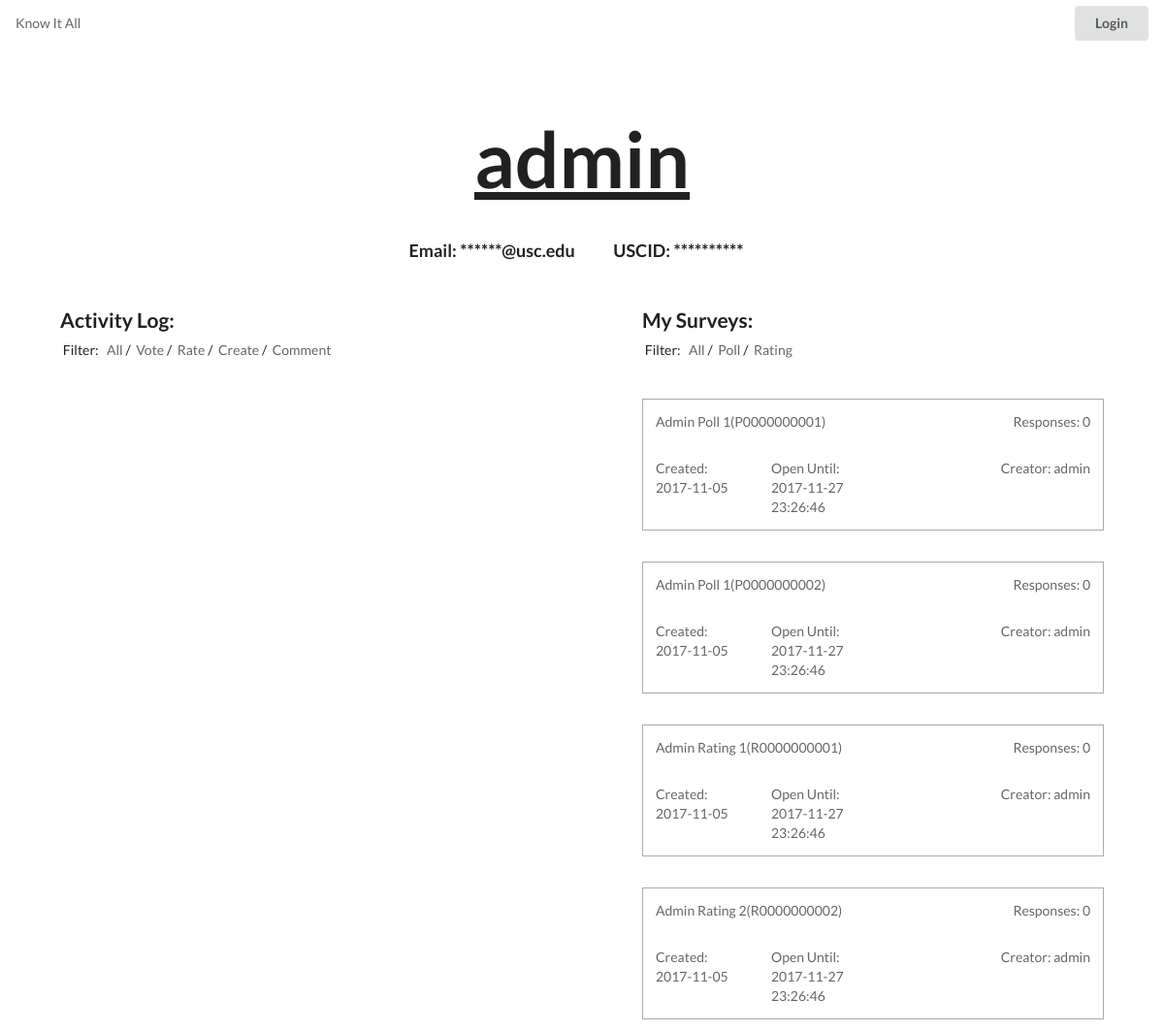
Before: /www/knowitall/user.php?id=9999999999 with the older database file.
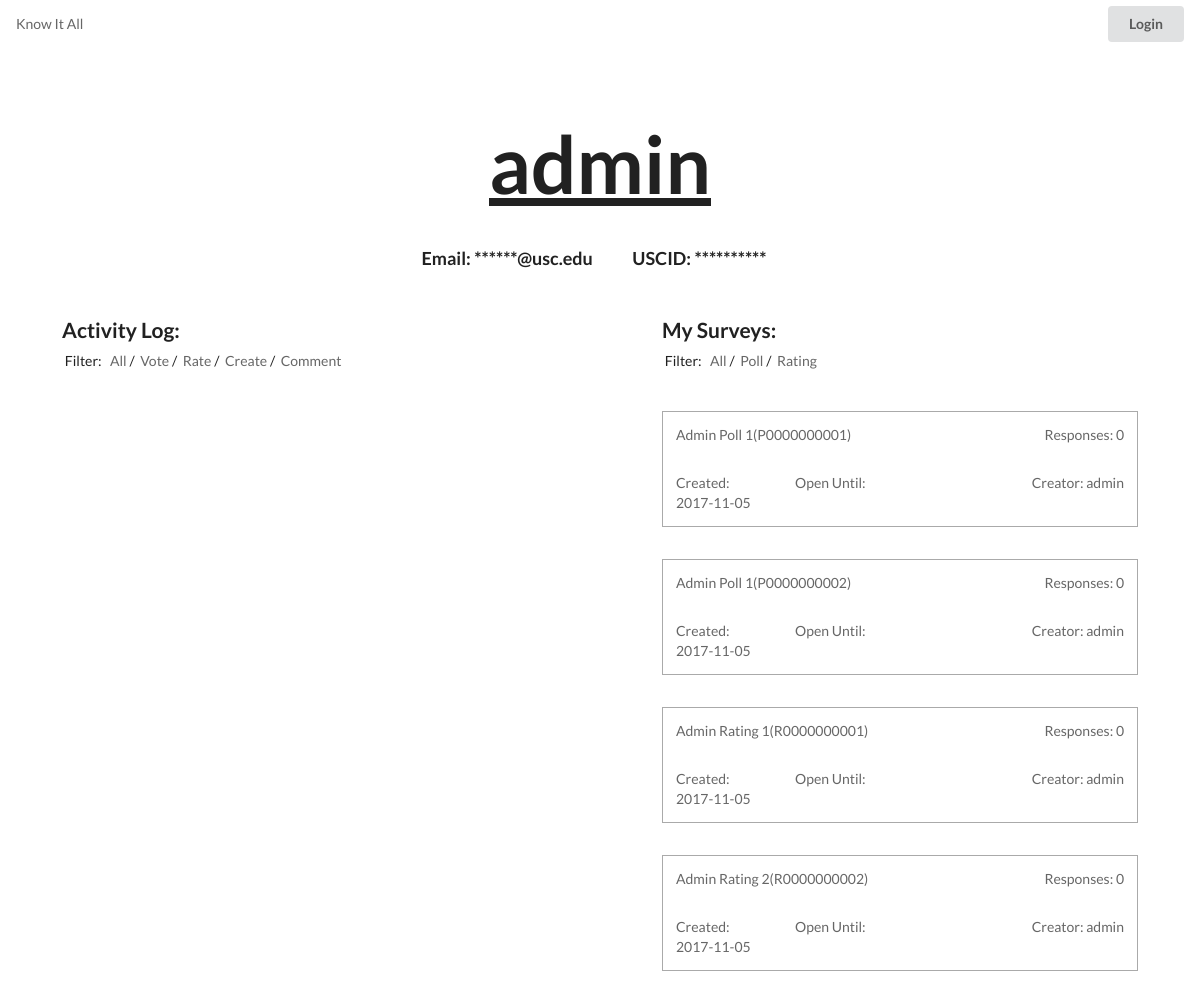
After: the same page with the newer database file.
### tables this page shows
CREATE TABLE `survey` (
  `survey_id` varchar(45) NOT NULL,
  `survey_title` varchar(1000) NOT NULL,
  `user_id` varchar(45) NOT NULL,
  `rating_average` double NOT NULL,
  `create_time` varchar(45) DEFAULT NULL,
  `survey_tags` varchar(1000) NOT NULL,
  `voter_number` int(45) NOT NULL,
  `close_time` varchar(45) NOT NULL
);

CREATE TABLE `user` (
  `user_id` varchar(45) NOT NULL,
  `usc_email` varchar(45) NOT NULL,
  `usc_id` varchar(45) NOT NULL,
  `password` varchar(100) NOT NULL,
  `user_name` varchar(45) NOT NULL
);

### www/knowitall/result-card.php (the view)
<li class="surveylink custom-pad-hor custom-pad-top">
	<a href="survey.php?id=<?php echo $srow['survey_id']; ?>">
	  <div class="ui grid">
	    <div class="twelve wide column"><?php echo $srow['survey_title']; ?>(<?php echo $srow['survey_id']; ?>)</div>
	    <div class="four wide column"><span class="float-right">Responses: <?php echo $srow['voter_number'] ?></span></div>
	    <div class="four wide column">Created: <?php echo $srow['create_time'] ?></div>
	    <div class="four wide column">Open Until: <?php echo $srow['close_time'] ?></div>
	    <div class="eight wide column"><span class="float-right">Creator: <?php echo $urow['user_name'] ?></span></div>
	  </div>
	</a>
</li>

### www/knowitall/user.php (shortened to what this page needs)
<?php
  include("database-connector.php");
  $uscid = "-99";
  if(isset($_GET['id'])){
    $uscid = $_GET['id'];
  }else{
    header("Location: login.php");
  }
  $sql = $conn->prepare("SELECT * FROM user WHERE user_id = ?;");
  $sql->bind_param('s', $uscid);
  $sql->execute();
  $ans = $sql->get_result();
  $urow = $ans->fetch_assoc();
?>
<!DOCTYPE html>
<html lang="en">
  <head>
    <?php include("all-css.php");?>
  </head>
  <body>
    <?php include("small-header.php") ?>
    <h1 class="custom-pad-hor"><u><?php echo $urow['user_name']; ?></u></h1>
    <h3 class="custom-pad-hor custom-pad-vert master-center">
      <span class="custom-margin-vert-small custom-margin-hor-tiny">Email:
        <?php
          if(isset($_SESSION['id']) && strcmp($uscid, $user) == 0){
            echo $urow['usc_email'];
          }else{
            echo "******@usc.edu";
          }
        ?>
       </span>
      <span class="custom-margin-vert-small custom-margin-hor-tiny">USCID:
        <?php
          if(isset($_SESSION['id']) && strcmp($uscid, $user) == 0){
            echo $urow['usc_id'];
          }else{
            echo "**********";
          }
        ?>
      </span><br>
    </h3>
    <div class="ui grid">
      <div class="equal width row">
        <ul class="column">
          <li class="row header custom-pad-hor"><h4>Activity Log:</h4></li>
          <li class="row header custom-pad-hor custom-pad-vert-small">
            <span class="custom-pad-hor-space">Filter:</span>
            <?php
              $filter2 = "";
            ?>
            <a class="disinline custom-pad-hor-space" href="user.php?id=<?php echo $uscid; echo "&filter2=".$filter2?>">All</a>/
            <a class="disinline custom-pad-hor-space" href="user.php?id=<?php echo $uscid; echo "&filter2=".$filter2?>&filter1=vote">Vote</a>/
            <a class="disinline custom-pad-hor-space" href="user.php?id=<?php echo $uscid; echo "&filter2=".$filter2?>&filter1=rate">Rate</a>/
            <a class="disinline custom-pad-hor-space" href="user.php?id=<?php echo $uscid; echo "&filter2=".$filter2?>&filter1=create">Create</a>/
            <a class="disinline custom-pad-hor-space" href="user.php?id=<?php echo $uscid; echo "&filter2=".$filter2?>&filter1=comment">Comment</a>
          </li>
        </ul>
        <ul class="column">
          <li class="row header custom-pad-hor"><h4>My Surveys:</h4></li>
          <li class="row header custom-pad-hor custom-pad-vert-small">
            <span class="custom-pad-hor-space">Filter:</span>
            <?php
              $filter1 = "";
            ?>
            <a class="disinline custom-pad-hor-space" href="user.php?id=<?php echo $uscid; echo "&filter1=".$filter1?>">All</a>/
            <a class="disinline custom-pad-hor-space" href="user.php?id=<?php echo $uscid; echo "&filter1=".$filter1?>&filter2=poll">Poll</a>/
            <a class="disinline custom-pad-hor-space" href="user.php?id=<?php echo $uscid; echo "&filter1=".$filter1?>&filter2=rating">Rating</a>
          <?php
            if(!empty($_GET['filter2'])){
              if(strcmp($_GET['filter2'], "poll") == 0){
                $sql = $conn->prepare("SELECT * FROM survey WHERE user_id = ? AND survey_id LIKE \"P%\";");
                $sql->bind_param('s', $uscid);
                $sql->execute();
                $ans2 = $sql->get_result();
              }else if(strcmp($_GET['filter2'], "rating") == 0){
                $sql = $conn->prepare("SELECT * FROM survey WHERE user_id = ? AND survey_id LIKE \"R%\";");
                $sql->bind_param('s', $uscid);
                $sql->execute();
                $ans2 = $sql->get_result();
              }else{
                $sql = $conn->prepare("SELECT * FROM survey WHERE user_id = ?;");
                $sql->bind_param('s', $uscid);
                $sql->execute();
                $ans2 = $sql->get_result();
              }
            }else{
              $sql = $conn->prepare("SELECT * FROM survey WHERE user_id = ?;");
              $sql->bind_param('s', $uscid);
              $sql->execute();
              $ans2 = $sql->get_result();
            }
            for($i = 0; $i < $ans2->num_rows; $i++){
              $srow = $ans2->fetch_assoc();
              include('result-card.php');
            }
          ?>
        </ul>
      </div>
    </div>
  </body>
</html>

Changed rows visible on the page:
changed survey "P0000000001": close_time "2017-11-27 23:26:46" → (not shown)
changed survey "P0000000002": close_time "2017-11-27 23:26:46" → (not shown)
changed survey "Admin Rating 1": close_time "2017-11-27 23:26:46" → (not shown)
changed survey "Admin Rating 2": close_time "2017-11-27 23:26:46" → (not shown)
